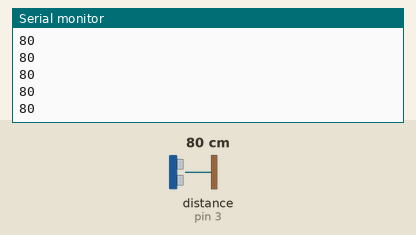
Recording of a sketch running on a simulated Arduino Uno, built with avr-gcc and run on an emulated ATmega328P. On the bench: the last lines printed to the serial monitor. Wiring (inferred from the names in the program): ultrasonic range finder: trigger pin 2; echo pin 3. The inputs (shaded band) are chosen by the test bench; at power-on: distance to the obstacle (sensor on pin 3) 80 cm. The echo pulse lasts 58.3 µs per cm.

Above: at 1.2 s.
1.3 s: distance to the obstacle (sensor on pin 3) set to 2 cm
At 1.8 s:
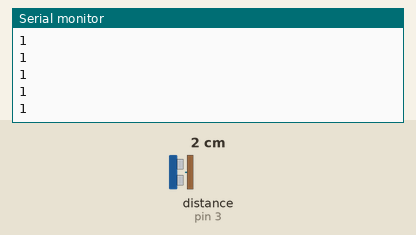
2.8 s: distance to the obstacle (sensor on pin 3) set to 4 cm
At 3.6 s:
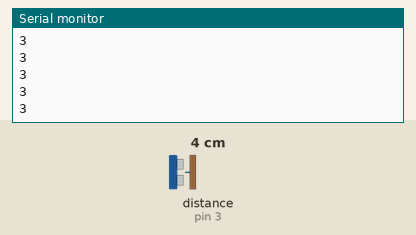
Timing chart, 0 to 5.8 s (numbered marks = the images above; inputs shaded):
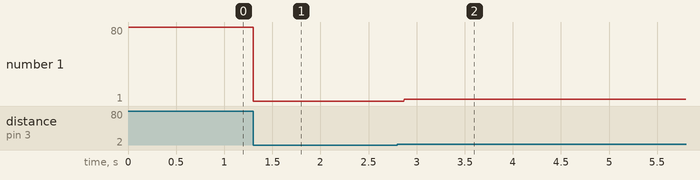

The sketch:

ProyectoGatoVersiones.ino
```cpp
const byte trigger = 2;
const byte echo = 3;

int distancia;


void setup() {
  Serial.begin(9600);

  pinMode(trigger, OUTPUT);
  pinMode(echo, INPUT);
  digitalWrite(trigger, LOW);

}

void loop() {
  Serial.println(mideDistancia());
}

int mideDistancia(){
  gatillo();
  long tiempo = pulseIn(echo, HIGH);
  distancia = tiempo / 58;
  return distancia;
  }

void gatillo(){
  digitalWrite(trigger, HIGH);
  delayMicroseconds(10);
  digitalWrite(trigger, LOW);
  }
```

Measured:
- after the input at 1.3 s, the serial monitor: prints a new line at once (image 1)
- after the input at 2.8 s, the serial monitor: prints a new line after 0.07 s (image 2)
- plotted number 1: 80 → 1 after the input at 1.3 s, 1 → 3 after the input at 2.8 s
